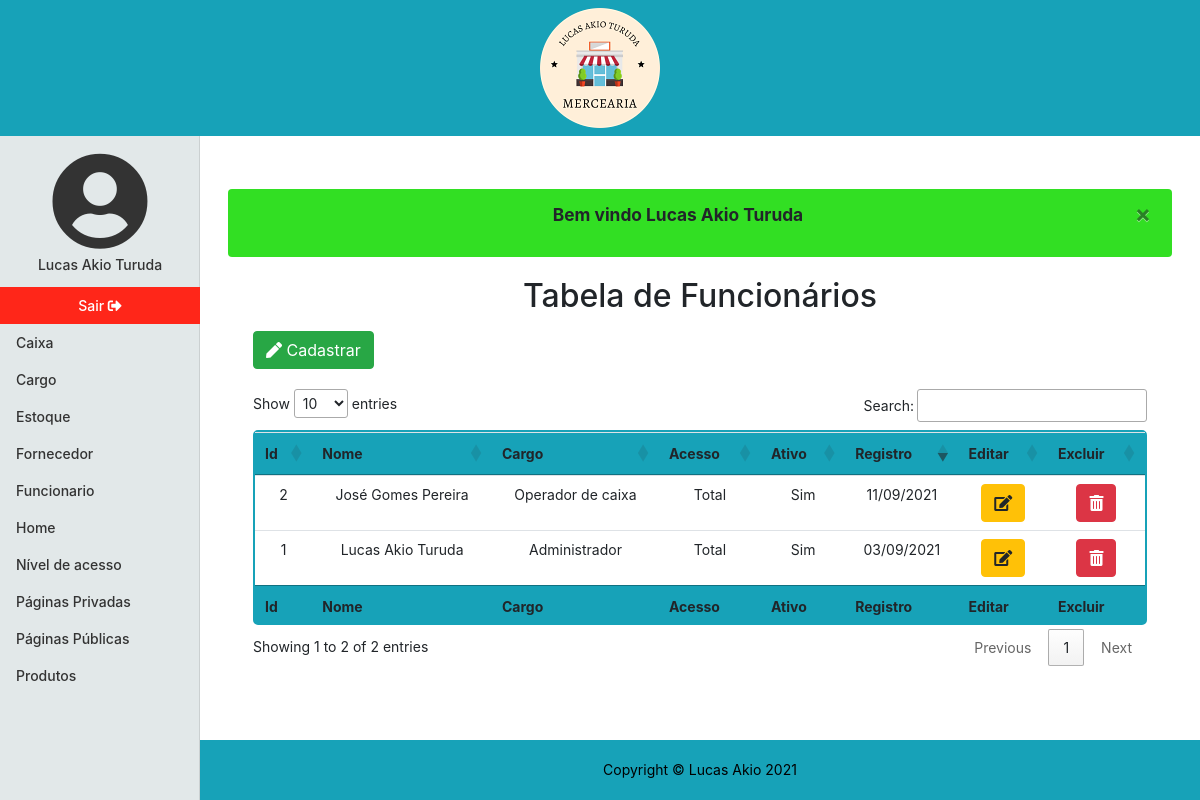
The app's page /funcionario (signed in), older data.
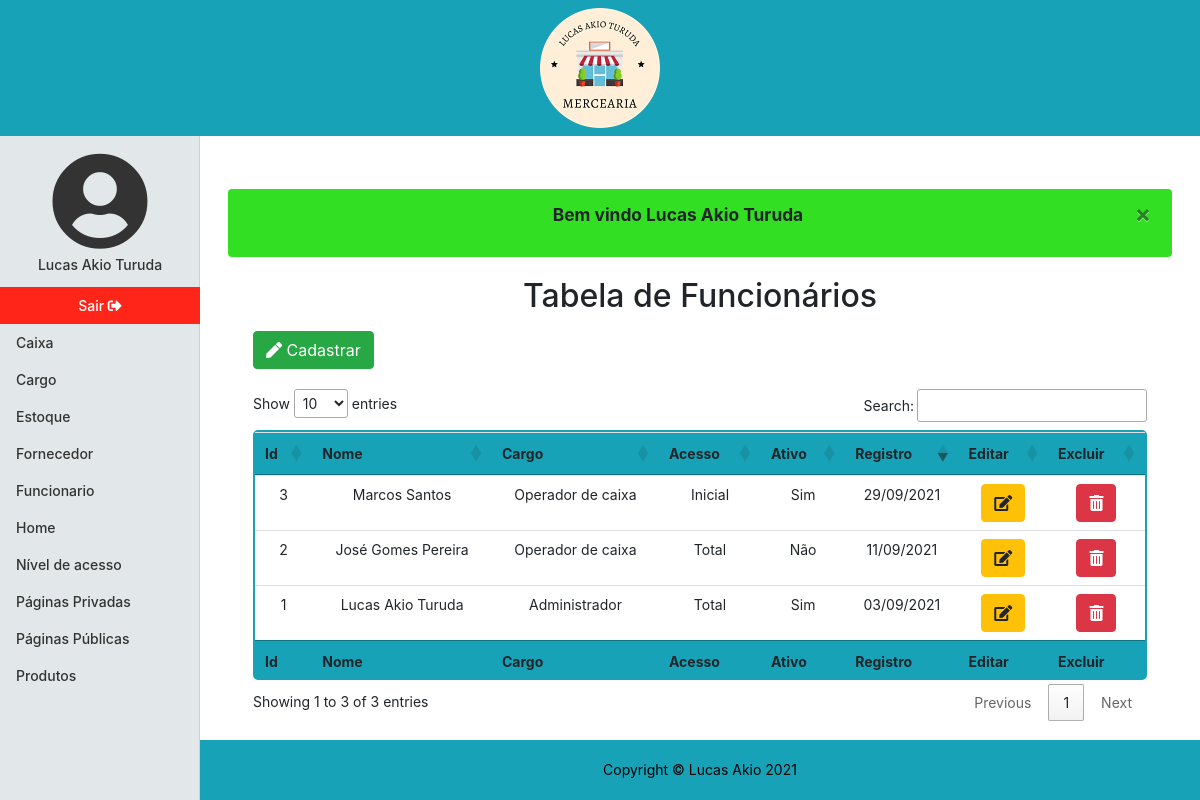
The same page, newer data.
### tables this page shows
CREATE TABLE `funcionario` (
  `id` int NOT NULL AUTO_INCREMENT,
  `nome` varchar(70) NOT NULL,
  `cargo_id` int NOT NULL,
  `nivel_id` int NOT NULL,
  `credencial` varchar(20) NOT NULL,
  `senha` varchar(256) NOT NULL,
  `ativo` tinyint(1) NOT NULL DEFAULT '1',
  `dt_registro` datetime NOT NULL,
  PRIMARY KEY (`id`,`cargo_id`,`nivel_id`),
  UNIQUE KEY `credencial_UNIQUE` (`credencial`),
  KEY `fk_funcionario_cargo_idx` (`cargo_id`) /*!80000 INVISIBLE */,
  KEY `fk_funcionario_nivel_idx` (`nivel_id`),
  CONSTRAINT `fk_funcionario_cargo` FOREIGN KEY (`cargo_id`) REFERENCES `cargo` (`id`),
  CONSTRAINT `fk_funcionario_nivel` FOREIGN KEY (`nivel_id`) REFERENCES `nivel` (`id`) ON DELETE RESTRICT ON UPDATE RESTRICT
);

CREATE TABLE `cargo` (
  `id` int NOT NULL AUTO_INCREMENT,
  `nome` varchar(45) NOT NULL,
  PRIMARY KEY (`id`)
);

CREATE TABLE `nivel` (
  `id` int NOT NULL AUTO_INCREMENT,
  `nome` varchar(7) NOT NULL,
  PRIMARY KEY (`id`),
  UNIQUE KEY `nome_UNIQUE` (`nome`)
);

### app/Controller/Funcionario.php (called while the page is built, shortened)
<?php
    class Funcionario extends Controller
    {
        private $dados;
        public function index()
        {
            $this->listar();
            $pagina = new \Core\ConfigView("View/funcionario/index",$this->dados);
            $pagina->renderizar();
        }
        private function listar()
        {
            $tabela = new \App\Model\Funcionario();
            $this->dados = $tabela->listar();
        }
    }

### core/ConfigController.php (called while the page is built, shortened)
<?php
class ConfigController
{
    private string $urlMetodo;
    public function __construct()
    {
        if(!empty(filter_input(INPUT_GET,"url",FILTER_SANITIZE_URL)))
        {
            $this->url = filter_input(INPUT_GET,"url",FILTER_SANITIZE_URL);
            $this->urlDividida = explode('/',$this->url,);
            if(isset($this->urlDividida[1]) && !empty($this->urlDividida[1]))
            {
                $this->urlMetodo = $this->urlDividida[1];
            }
            else{
                $this->urlMetodo = "index";
            }
        }
        else{
            $this->urlController = "login";
            $this->urlMetodo = "index";
        }
    }
    public function carregar()
    {
        $metodo = $this->urlMetodo;
        $pagina = new $classe();
        $pagina->$metodo();
    }
}
?>

### index.php (called while the page is built, shortened)
<?php
$url = new Core\ConfigController();
$url->carregar();
?>

### app/Model/Model.php (called while the page is built, shortened)
<?php
class Model extends Conexao
{
    protected $conn;
    function __construct()
    {
        $this->conn = parent::conectar();
    }
    final protected function projetarTodos($query): array
    {
        $this->query = $this->conn->prepare($query);
        $this->query->execute();
        return $this->query->fetchAll(PDO::FETCH_ASSOC);
    }
}
?>

### app/Model/Conexao.php (called while the page is built, shortened)
<?php
class Conexao
{
   private $bdType = "mysql";
   private $host = "localhost";
   private $user = "root";
   private $password = "root";
   private $port = 3306;
   private $bdname = "mercearia";
   protected function conectar()
   {
       try{
            $con = new PDO($this->bdType.':host='.$this->host.';port='.$this->port.';dbname='.$this->bdname, $this->user, $this->password);
            $con->setAttribute(PDO::ATTR_ERRMODE, PDO::ERRMODE_EXCEPTION);
            return $con;
       }
       catch(PDOException $e)
       {
           $alerta = new \App\Model\Alerta();
           $msg= $alerta->alertaFalha("Não foi possivel realizar uma conexão com o site, tente novamente!");
           $_SESSION['msg'] = $msg;
            header("Location:". URL . "paginaInvalida/index");
            exit();
       }
   }
}

### app/Model/Funcionario.php (called while the page is built, shortened)
<?php
class Funcionario extends Model
{
    public function listar(): array
    {
        $listar = parent::projetarTodos(
            "SELECT f.id, f.nome, c.nome AS cargo, f.ativo, n.nome AS acesso, f.dt_registro
             FROM funcionario f
             INNER JOIN cargo c
             ON f.cargo_id = c.id
             INNER JOIN nivel n
             ON f.nivel_id = n.id"
        );
        return $listar;
    }
}

### app/View/funcionario/index.php (the view, shortened to what the changed rows need)
<!DOCTYPE html>
<html lang="pt-br">
<head>
    <link rel="stylesheet" href="https://cdn.jsdelivr.net/npm/bootstrap@4.6.0/dist/css/bootstrap.min.css">
    <link href="<?php echo URL; ?>app/Assets/css/mercearia.css" rel="stylesheet">
    <link href="<?php echo URL; ?>app/Assets/fontawesome/css/all.css" rel="stylesheet">
    <link href="https://cdn.datatables.net/1.10.25/css/jquery.dataTables.min.css" rel="stylesheet">
</head>
<?php
include_once "app/View/include/header.php";
?>
<div class="container-fluid">
    <div class="row">
        <?php
        include_once "app/View/include/menulateral.php";
        ?>
        <div class="col-md-9 ml-auto col-lg-10 principal">
            <main role="main" class="m-2">
                <?php
                if (isset($_SESSION['msg'])) {
                    echo $_SESSION['msg'];
                }
                ?>
                <h2 class="text-center mb-3">Tabela de Funcionários</h2>
                <button type="button" class="btn btn-success m-button-table" data-toggle="modal" data-target="#modalCadastrar"><i class="fas fa-pen"></i> Cadastrar</button>
                <div class="table-responsive">
                    <table id="listar-funcionarios" class="table table-hover text-center tabela-personalizada">
                        <thead class="bg-info">
                            <tr>
                                <th>Id</th>
                                <th>Nome</th>
                                <th>Cargo</th>
                                <th>Acesso</th>
                                <th>Ativo</th>
                                <th>Registro</th>
                                <th>Editar</th>
                                <th>Excluir</th>
                            </tr>
                        </thead>
                        <tbody>
                            <?php
                            foreach ($this->dados as $coluna => $item) {
                            ?> <tr>
                                    <td><?php echo $item['id']; ?></td>
                                    <td><?php echo $item['nome']; ?></td>
                                    <td><?php echo $item['cargo']; ?></td>
                                    <td><?php echo $item['acesso']; ?></td>
                                    <td><?php echo $item['ativo'] == 1 ? "Sim" : "Não"; ?></td>
                                    <td data-order="<?php echo date('Y/m/d H:i:s', strtotime($item['dt_registro'])); ?>"><?php echo date('d/m/Y', strtotime($item['dt_registro'])); ?></td>
                                    <td>
                                        <a href="<?php echo URL; ?>funcionario/editar/&id=<?php echo $item['id'] ?>" class="btn btn-warning col-mb-3"><i class="fas fa-edit"></i></a>
                                    </td>
                                    <td>
                                        <a href="<?php echo URL; ?>funcionario/excluir/&id=<?php echo $item['id'] ?>" class="btn btn-danger col-mb-3" id='link_excluir'><i class="fas fa-trash-alt"></i></a>
                                    </td>
                                </tr>
                            <?php
                            }
                            ?>
                        </tbody>
                        <tfoot class="bg-info">
                            <tr>
                                <th>Id</th>
                                <th>Nome</th>
                                <th>Cargo</th>
                                <th>Acesso</th>
                                <th>Ativo</th>
                                <th>Registro</th>
                                <th>Editar</th>
                                <th>Excluir</th>
                            </tr>
                        </tfoot>
                    </table>
                </div>
            </main>
            <?php
            include_once "app/View/include/footer.php";
            ?>
            </body>
</html>

### app/View/include/menulateral.php (shortened to what the changed rows need)
<nav id="menuLateral" class="col-md-3 col-lg-2 d-md-block sidebar collapse">
  <div class="sidebar-sticky">
    <ul class="nav flex-column">
<?php
if (isset($_SESSION['usuario_paginas']))
{
?>
      <li class="nav-item active">
        <a class="nav-link text-center" href="<?php echo URL;?>perfil">
          <i class="fas fa-user-circle fa-7x"></i>
          <p class="my-1"><?php echo $_SESSION['usuario_nome'];?></p>
        </a>
      </li>
      <li class="nav-item">
        <a class="nav-link text-center" href="<?php echo URL; ?>sair" id="link-sair">
          Sair <i class="fas fa-sign-out-alt"></i>
        </a>
      </li>
<?php
  foreach ($_SESSION['usuario_paginas'] as $key => $pagina)
  {
    if($pagina != "Perfil")
    {
?>
      <li class="nav-item">
        <a class="nav-link" href="<?php
        switch ($pagina) {
          case 'Pagina_privada':
            echo URL . 'pagina_privada';
            ?>">
            <?php
            echo 'Páginas Privadas';
            break;
          case 'Pagina_publica':
            echo URL . 'pagina_publica';
            ?>">
            <?php
            echo 'Páginas Públicas';
            break;
            ?>">
            <?php
          case 'Nivel':
            echo URL . 'nivel';
            ?>">
            <?php
            echo 'Nível de acesso';
            break;
          default:
            echo URL. strtolower($pagina); ?>">
            <?php echo $pagina;
            break;
        }?>
        </a>
      </li>
<?php
    }
  }
}
?>
    </ul>
  </div>
</nav>

Row changes from the older to the newer data that the page shows:
changed funcionario "José Gomes Pereira": ativo "Sim" → "Não"
added funcionario: id "3", nome "Marcos Santos", cargo.nome "Operador de caixa", nivel.nome "Inicial", ativo "Sim", dt_registro "29/09/2021"
Text that changed along with them:
text written by a page script: "Show entries Search: Showing 1 to 2 of 2 entries Previous 1 Next" → "Show entries Search: Showing 1 to 3 of 3 entries Previous 1 Next"
